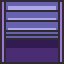

A 2D game scene composited from a Tiled map and its tileset images. What follows is a short description and the map's XML, with every tile layer's data as written:
An orthogonal 1x1 tile map with 64x64 px tiles, 1 tile layer (Tile Layer 1).

<map version="1.10" tiledversion="1.10.2" orientation="orthogonal" renderorder="right-down" width="1" height="1" tilewidth="64" tileheight="64" infinite="0" nextlayerid="2" nextobjectid="1">
 <tileset firstgid="1" source="violet.tsx" />
 <layer id="1" name="Tile Layer 1" width="1" height="1">
  <data encoding="csv">
1
</data>
 </layer>
</map>
